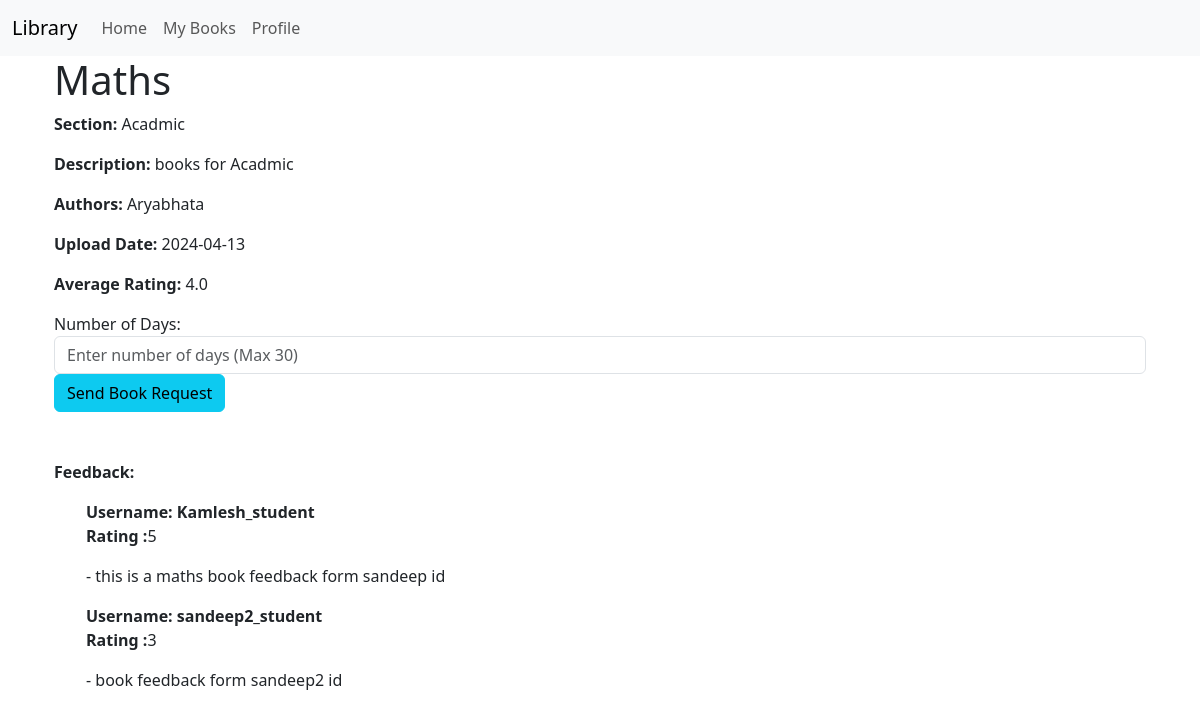
The page /book_detail/2 (signed in) on the database its author committed.
### models.py (models this page shows)
class Book(db.Model):
    id = db.Column(db.Integer, primary_key=True)
    name = db.Column(db.String(64), nullable=False)
    content = db.Column(db.Text)
    authors = db.Column(db.String(255))
    book_upload_date = db.Column(db.Date,default=datetime.utcnow)
    book_rating = db.Column(db.Float)
    section_id = db.Column(db.Integer, db.ForeignKey('section.id'), nullable=False)
    bookrequest = db.relationship('BookRequest', backref='book', lazy=True, cascade='all, delete-orphan')
    feedback_records = db.relationship('Feedback', backref='', lazy=True, cascade='all, delete-orphan')

class Section(db.Model):
    id = db.Column(db.Integer, primary_key=True)
    name = db.Column(db.String(32), unique=True)
    date_created = db.Column(db.Date,default=datetime.utcnow)
    description = db.Column(db.Text)#
    books = db.relationship('Book', backref='section', lazy=True,cascade='all, delete-orphan')

class Feedback(db.Model):
    id = db.Column(db.Integer, primary_key=True)
    user_id = db.Column(db.Integer, db.ForeignKey('user.id'), nullable=False)
    book_id = db.Column(db.Integer, db.ForeignKey('book.id'), nullable=False)
    rating = db.Column(db.Integer,CheckConstraint('rating >= 0 AND rating <= 5'))
    feedback = db.Column(db.Text)
    user = db.relationship('User', backref=db.backref('feedback', lazy=True))
    book = db.relationship('Book', backref=db.backref('feedback', lazy=True))

class User(db.Model):
    id = db.Column(db.Integer, primary_key=True)
    username = db.Column(db.String(32), unique=True, nullable=False)
    passhash = db.Column(db.String(256), nullable=False)
    name = db.Column(db.String(64), nullable=False)
    is_librarian = db.Column(db.Boolean, nullable=False, default=False)

### routes.py (the view)
@app.route('/book_detail/<int:book_id>')
@auth_required
def book_detail(book_id):
    user = User.query.get(session['user_id'])
    book = Book.query.get(book_id)
    feedbacks = Feedback.query.filter_by(book_id=book.id).all()
    if not book:
        flash('Book does not exist')
        return redirect(url_for('mybook'))
    return render_template('book_detail.html', user=user , book=book,feedbacks=feedbacks)

### routes.py (called while the page is built)
def auth_required(func):
    @wraps(func)
    def inner(*args, **kwargs):
        if 'user_id' in session:
            return func(*args, **kwargs)
        else:
            flash('Please login to continue')
            return redirect(url_for('login'))
    return inner

### templates/book_detail.html (shortened to what this page needs)
{% extends 'layout.html' %}
{% block content %}
<div class="container">
    <h1>{{ book.name }}</h1>
            <p><b>Section:</b> {{ book.section.name }}</p>
            <p><b>Description:</b> {{ book.section.description }}</p>
            <p><b>Authors:</b> {{ book.authors }}</p>
            <p><b>Upload Date:</b> {{ book.book_upload_date.strftime('%Y-%m-%d') }}</p>
            <p><b>Average Rating:</b> {{ book.book_rating }}</p>
            <form action="{{ url_for('book_request_post', book_id=book.id) }}" method="post">
                <div class="form-group">
                    <label for="requested_day">Number of Days:</label>
                    <input type="number" name="requested_day" class="form-control" placeholder="Enter number of days (Max 30)" required>
                </div>
                <button type="submit" class="btn btn-info">Send Book Request</button>
            </form>
            <br>
            <br>
            <p><b>Feedback:</b></p>
            <ul>
                {% for feedback in feedbacks %}
                    <b>Username: {{feedback.user.username}} </b>
                    <p> <b>Rating :</b>{{ feedback.rating }}</p>
                    <p>- {{ feedback.feedback }}</p>
                {% endfor %}
            </ul>
        </div>
    </div>
{% endblock %}

### rows shown on the page
Book: name "Maths", authors "Aryabhata", book_upload_date "2024-04-13", book_rating "4.0"
Section: section.name "Acadmic", section.description "books for Acadmic"
Feedback: user.username "Kamlesh_student", rating "5", feedback "this is a maths book feedback form sandeep id"
Feedback: user.username "sandeep2_student", rating "3", feedback "book feedback form sandeep2 id"
